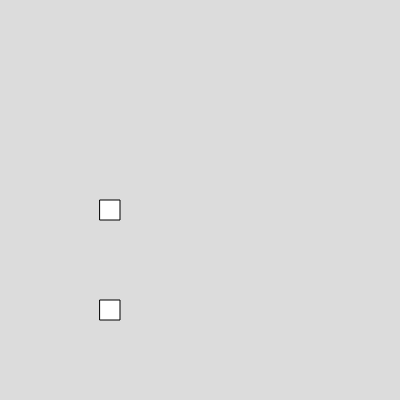
Frame 1 (no input)
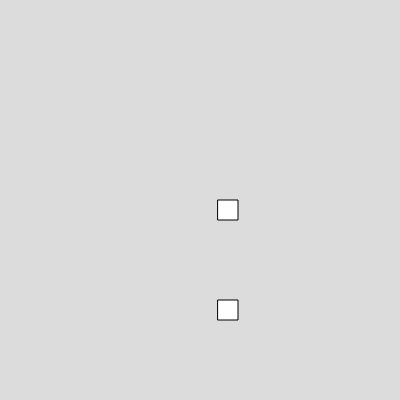
Frame 60 (no input)
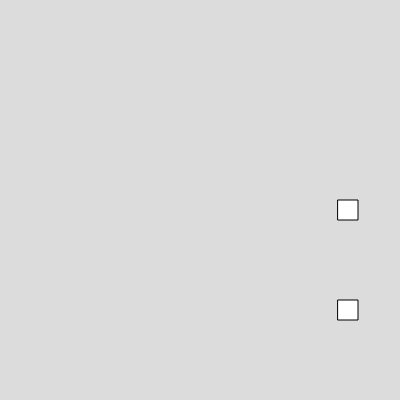
Frame 120 (the mouse pressed at the canvas centre since frame 60)

The p5.js sketch that drew these frames (run headless with seeded random() and noise() and a simulated clock; from frame 60 on, the mouse is pressed at the canvas centre):

// p5.js sketch
// ── sketch.js
var box
function setup() 
{
  createCanvas(400, 400);
  box = new Box (100,200,20,20,2)
  box2 = new Box (100,300,20,20,2)
}

function draw() 
{
  background(220);
box.show ()
box.move()
box2.show()
box2.move ()
}


// ── box.js
class Box
  {
    constructor(x,y,w,h,vx)
    {
      this.x = x;
      this.y = y;
      this.w = w;
      this.h = h;
      this.vx = vx;
    }
    
show() {
  rect(this.x, this.y, this.w, this.h)
}

move() {
  this.x = this.x + this.vx
}
  }

  
